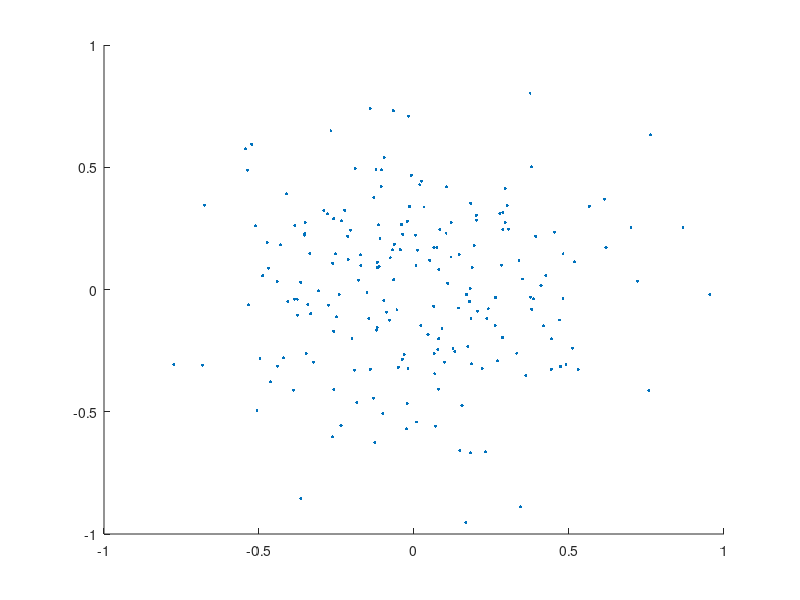

The MATLAB source for this figure:
clc;
clear;

%Initialization
M1 = [0; 0];
R1 = [0.1 0; 0 0.1];

A1 = zeros(2, 2);
A1(1, 1) = sqrt(R1(1, 1));
A1(1, 2) = 0;
A1(2, 1) = R1(1, 2) / sqrt(R1(1, 1));
A1(2, 2) = sqrt(R1(2, 2) - R1(1, 2)^2/R1(1, 1));

%Simulation
n = 2;
N = 200;
y1 = zeros(n, N);
X1 = zeros(n, N);



for i=1:n
    for j=1:N
        for k=1:12
            y1(i, j) = y1(i, j) + (rand() - 0.5);
        end
    end
end

for k=1:n
    for j=1:N
        Sum = 0;
        for i=1:2
            Sum = Sum + A1(k, i) * y1(i, j);
        end
        X1(k, j) = Sum + M1(k);
    end
end

%Draw X1 data
%figure
scatter(X1(1, :),X1(2, :), 5, 'red', 'fill');
xlim([-1 1])
ylim([-1 1])

%Save X1 data to file
%save('data_1.mat', 'X1');

%X11 = load('data_1.mat');
